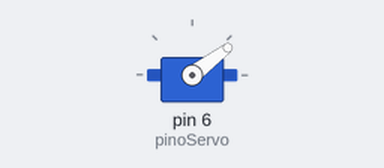
Recording of a sketch running on a simulated Arduino Uno, built with avr-gcc and run on an emulated ATmega328P. On the bench: servo.

Above: at 0.05 s.
At 0.15 s:
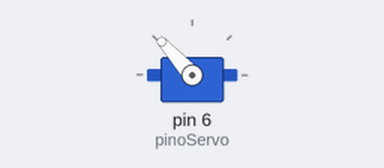
At 0.5 s:
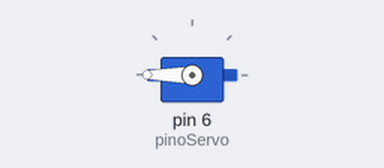
At 0.75 s:
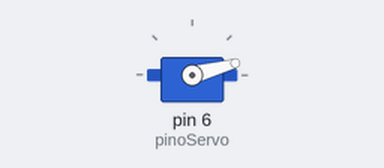
Timing chart, 0 to 3.0 s (numbered marks = the images above):
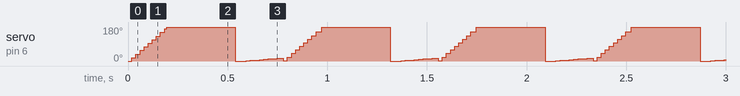

The sketch:

aula0109pt2.ino
```cpp
#include <Servo.h>

const int pinoServo = 6;
Servo s;
int pos;

void setup() {
  s.attach(pinoServo);
  s.write(0);
}

void loop() {
  for(pos = 0; pos < 720; pos++){
    s.write(pos);
    delay(1);
  }
  // put your main code here, to run repeatedly:

}
```
